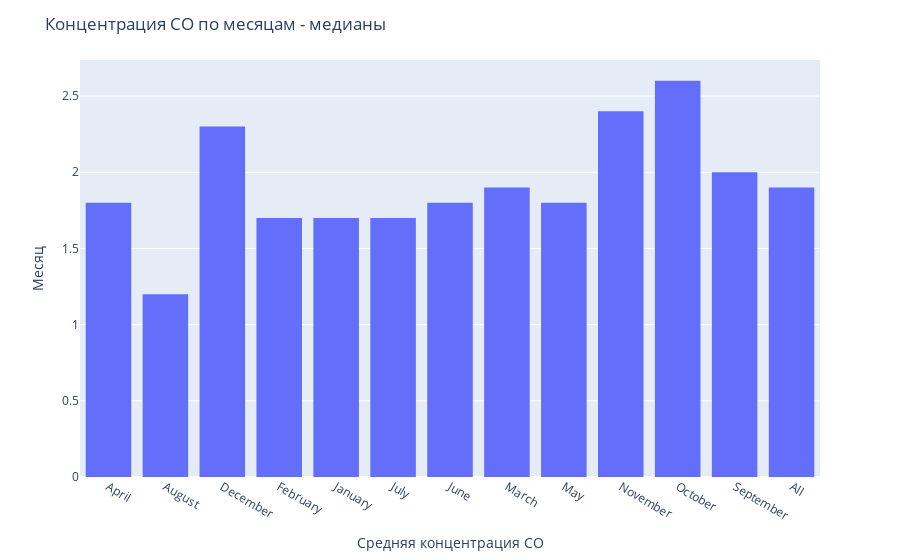

The cell this chart's notebook holds for it:
### Code cell
# Медианный уровень CO по месяцам. Чтобы проверить не влияют ли выбросы

CO_by_month = pd.pivot_table(df,
               index=["Month"],
               values=["CO(GT)"], 
               aggfunc=[np.median],
               fill_value=0,
               margins=True)

CO_by_month= CO_by_month.reset_index()
CO_by_month.columns = ["Month", "CO(GT)"]
fig = px.histogram(CO_by_month, x="Month", y = "CO(GT)")
fig.update_layout(
                  title = "Концентрация CO по месяцам - медианы",
                  xaxis_title= "Средняя концентрация CO",
                  yaxis_title="Месяц"
                  )
fig.show()

### Figure 1 — Plotly figure (JSON) as saved in the notebook; plotly's stock layout.template omitted (floating-point values rounded to 4 significant figures)
{"data": [{"alignmentgroup": "True", "bingroup": "x", "histfunc": "sum", "hovertemplate": "Month=%{x}<br>sum of CO(GT)=%{y}<extra></extra>", "legendgroup": "", "marker": {"color": "#636efa", "pattern": {"shape": ""}}, "name": "", "offsetgroup": "", "orientation": "v", "showlegend": false, "type": "histogram", "x": ["April", "August", "December", "February", "January", "July", "June", "March", "May", "November", "October", "September", "All"], "xaxis": "x", "y": [1.8, 1.2, 2.3, 1.7, 1.7, 1.7, 1.8, 1.9, 1.8, 2.4, 2.6, 2, 1.9], "yaxis": "y"}], "layout": {"barmode": "relative", "legend": {"tracegroupgap": 0}, "margin": {"t": 60}, "title": {"text": "Концентрация CO по месяцам - медианы"}, "xaxis": {"anchor": "y", "domain": [0, 1], "title": {"text": "Средняя концентрация CO"}}, "yaxis": {"anchor": "x", "domain": [0, 1], "title": {"text": "Месяц"}}}}
